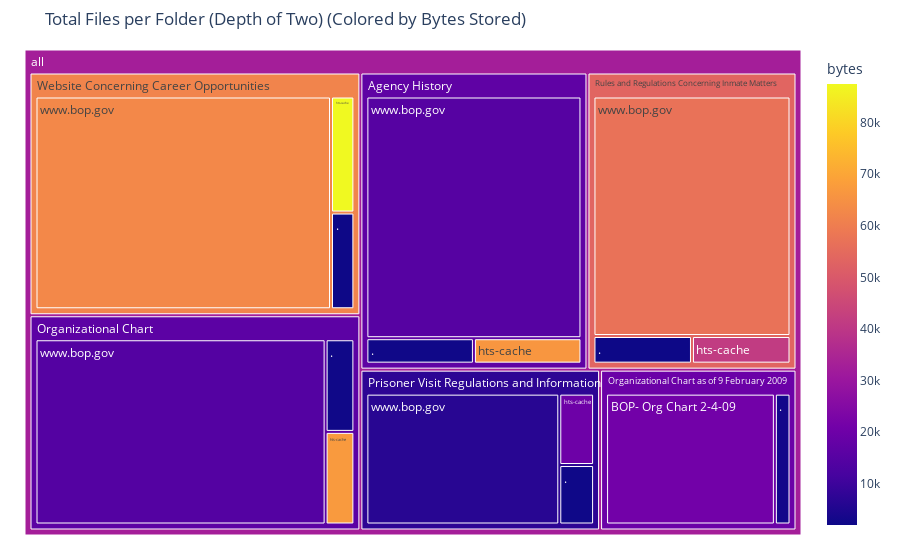

Notebook source saved alongside this figure:
### Markdown cell above
# Identify Important Folders

This treemap will help you to identify folders that may hold a lot of content or have a special structure, either holding lots of files or very large files. Run the visualization code below and note the way the treemap encoded both of these metrics visually.

Can you identify the folders that contain the most data in terms of bytes? Which folders contain a bunch of smaller files?

### Code cell
import plotly.express as px

fig = px.treemap(df,
                 title="Total Files per Folder (Depth of Two) (Colored by Bytes Stored)",
                 path=[px.Constant("all"), 'folder1', 'folder2'], 
                 color='bytes'
                )
fig.update_traces(root_color="lightgrey")
fig.update_layout(margin = dict(t=50, l=25, r=25, b=25))
fig.show()

### Figure 1 — Plotly figure (JSON) as saved in the notebook; plotly's stock layout.template omitted (floating-point values rounded to 4 significant figures)
{"data": [{"branchvalues": "total", "customdata": [[2493.0], [2432.0], [2955], [2328.0], [1958.0], [2095.0], [21040.0], [66140.0], [67150.0], [19810.0], [41500.0], [87520.0], [14970.0], [14430.0], [6437.0], [57010.0], [62840.0], [16820.0], [16270.0], [19510.0], [7266.0], [53360.0], [61800.0], [32650.0]], "domain": {"x": [0, 1], "y": [0, 1]}, "hovertemplate": "labels=%{label}<br>count=%{value}<br>parent=%{parent}<br>id=%{id}<br>bytes=%{color}<extra></extra>", "ids": ["all/Agency History/.", "all/Organizational Chart/.", "all/Organizational Chart as of 9 February 2009/.", "all/Prisoner Visit Regulations and Information/.", "all/Rules and Regulations Concerning Inmate Matters/.", "all/Website Concerning Career Opportunities/.", "all/Organizational Chart as of 9 February 2009/BOP- Org Chart 2-4-09", "all/Agency History/hts-cache", "all/Organizational Chart/hts-cache", "all/Prisoner Visit Regulations and Information/hts-cache", "all/Rules and Regulations Concerning Inmate Matters/hts-cache", "all/Website Concerning Career Opportunities/hts-cache", "all/Agency History/www.bop.gov", "all/Organizational Chart/www.bop.gov", "all/Prisoner Visit Regulations and Information/www.bop.gov", "all/Rules and Regulations Concerning Inmate Matters/www.bop.gov", "all/Website Concerning Career Opportunities/www.bop.gov", "all/Agency History", "all/Organizational Chart", "all/Organizational Chart as of 9 February 2009", "all/Prisoner Visit Regulations and Information", "all/Rules and Regulations Concerning Inmate Matters", "all/Website Concerning Career Opportunities", "all"], "labels": [".", ".", ".", ".", ".", ".", "BOP- Org Chart 2-4-09", "hts-cache", "hts-cache", "hts-cache", "hts-cache", "hts-cache", "www.bop.gov", "www.bop.gov", "www.bop.gov", "www.bop.gov", "www.bop.gov", "Agency History", "Organizational Chart", "Organizational Chart as of 9 February 2009", "Prisoner Visit Regulations and Information", "Rules and Regulations Concerning Inmate Matters", "Website Concerning Career Opportunities", "all"], "marker": {"coloraxis": "coloraxis", "colors": [2493.0, 2432.0, 2955, 2328.0, 1958.0, 2095.0, 21040.0, 66140.0, 67150.0, 19810.0, 41500.0, 87520.0, 14970.0, 14430.0, 6437.0, 57010.0, 62840.0, 16820.0, 16270.0, 19510.0, 7266.0, 53360.0, 61800.0, 32650.0]}, "name": "", "parents": ["all/Agency History", "all/Organizational Chart", "all/Organizational Chart as of 9 February 2009", "all/Prisoner Visit Regulations and Information", "all/Rules and Regulations Concerning Inmate Matters", "all/Website Concerning Career Opportunities", "all/Organizational Chart as of 9 February 2009", "all/Agency History", "all/Organizational Chart", "all/Prisoner Visit Regulations and Information", "all/Rules and Regulations Concerning Inmate Matters", "all/Website Concerning Career Opportunities", "all/Agency History", "all/Organizational Chart", "all/Prisoner Visit Regulations and Information", "all/Rules and Regulations Concerning Inmate Matters", "all/Website Concerning Career Opportunities", "all", "all", "all", "all", "all", "all", ""], "root": {"color": "lightgrey"}, "type": "treemap", "values": [6, 6, 5, 5, 6, 5, 54, 6, 6, 6, 6, 6, 114, 121, 61, 104, 139, 126, 133, 59, 72, 116, 150, 656]}], "layout": {"autosize": true, "coloraxis": {"colorbar": {"title": {"text": "bytes"}}, "colorscale": [[0, "#0d0887"], [0.1111, "#46039f"], [0.2222, "#7201a8"], [0.3333, "#9c179e"], [0.4444, "#bd3786"], [0.5556, "#d8576b"], [0.6667, "#ed7953"], [0.7778, "#fb9f3a"], [0.8889, "#fdca26"], [1, "#f0f921"]]}, "legend": {"tracegroupgap": 0}, "margin": {"b": 25, "l": 25, "r": 25, "t": 50}, "title": {"text": "Total Files per Folder (Depth of Two) (Colored by Bytes Stored)"}}}
